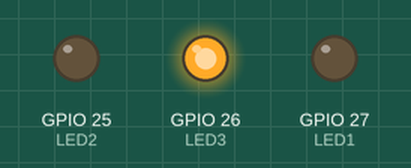
Recording of a sketch running on a simulated ESP32. On the bench: output pins drawn as LEDs (lit = HIGH).

Above: at 0.05 s.
At 0.65 s:
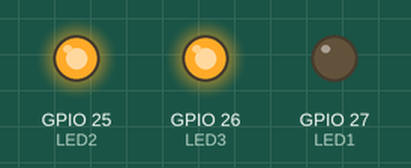
At 1.15 s:
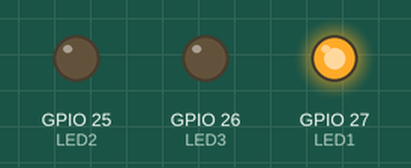
At 2.35 s:
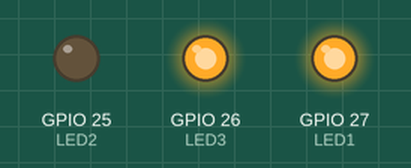
At 3.45 s:
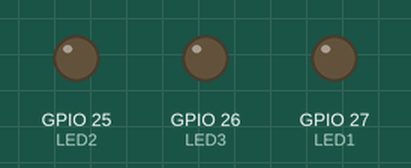
At 4.55 s:
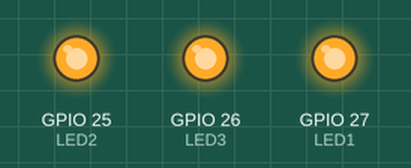
Timing chart, 0 to 4.8 s (numbered marks = the images above):
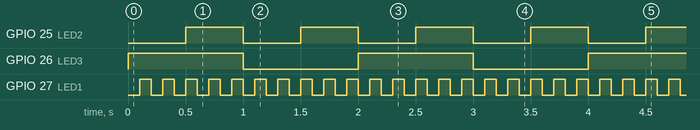

Measured:
- by itself, GPIO 25 (LED2): alternates HIGH for 0.50 s and LOW for 0.50 s
- by itself, GPIO 26 (LED3): alternates HIGH for 1.0 s and LOW for 1.0 s
- by itself, GPIO 27 (LED1): alternates HIGH for 0.10 s and LOW for 0.10 s

The sketch:

11.2_timer.ino
```cpp
#define LED1 27
#define LED2 25
#define LED3 26
hw_timer_t * timer = NULL;
hw_timer_t * timer1 = NULL;
void IRAM_ATTR onTimer()
{
  digitalWrite(LED1, !digitalRead(LED1));
}
void IRAM_ATTR onTimer1()
{
  digitalWrite(LED2, !digitalRead(LED2));
}
void setup()
{
  pinMode(LED1, OUTPUT);
  pinMode(LED2, OUTPUT);
  pinMode(LED3, OUTPUT);
  timer = timerBegin(0, 80, true);
  timerAttachInterrupt(timer, &onTimer, true);
  timerAlarmWrite(timer, 100000, true);
  timerAlarmEnable(timer);
  timer1 = timerBegin(1, 80, true);
  timerAttachInterrupt(timer1, &onTimer1, true);
  timerAlarmWrite(timer1, 500000, true);
  timerAlarmEnable(timer1);
}
void loop()
{
  digitalWrite(LED3, !digitalRead(LED3));
  delay(1000);
}
```
